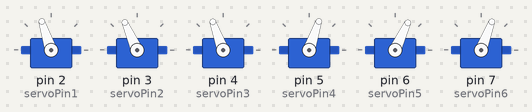
This sketch was run on a simulated Arduino Uno, built with avr-gcc and run on an emulated ATmega328P. Shown: 6 × servo. What the sketch prints to the serial monitor is not drawn.

Above: at 0.05 s.
At 0.25 s:
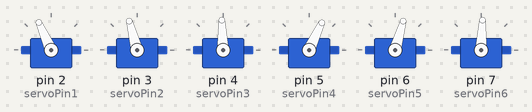
At 0.45 s:
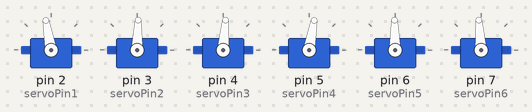
At 0.65 s:
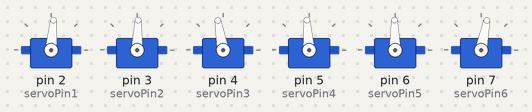
At 0.85 s:
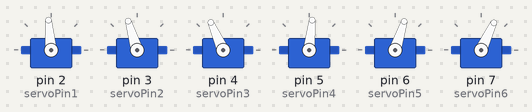
Timing chart, 0 to 3.0 s (numbered marks = the images above):
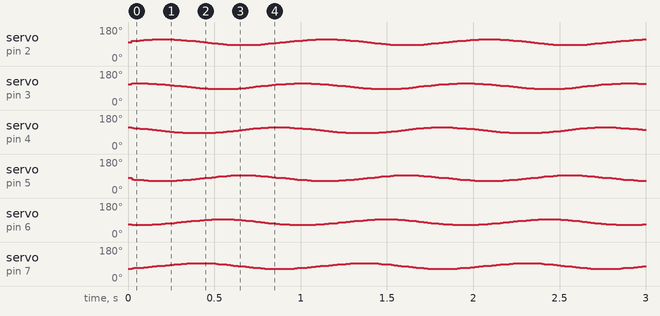

The sketch:

servosWithOffset.ino
```cpp
#include <Servo.h>
const int maxAngle = 15;
const float startAngle =100;
Servo servo1, servo2, servo3, servo4, servo5, servo6;  // create servo object to control a servo

const int servoPin1 = 2;
const int servoPin2 = 3;
const int servoPin3 = 4;
const int servoPin4 = 5;
const int servoPin5 = 6;
const int servoPin6 = 7;
int pos = 0;
float offSet = 50 * M_PI / 180; //the degree offset on each of the servos
int i;
void setup() {
  Serial.begin(9600);
  servo1.attach(servoPin1);
  servo2.attach(servoPin2);
  servo3.attach(servoPin3);
  servo4.attach(servoPin4);
  servo5.attach(servoPin5);
  servo6.attach(servoPin6);
}

void loop() {
  for (pos = 0; pos <= 360; pos += 3) {
    float val = maxAngle * sin(pos * (2* M_PI ) / 360) + startAngle;
    Serial.println(val);
    //servo 1 is 5 degrees "ahead" of servo 2, which is 5 degres "ahead" of servo 3
    servo1.write(val);
    servo4.write(180 - val);//TODO: calculate mirrored servo
    val =  maxAngle * sin(pos * (2* M_PI ) / 360 + offSet) + startAngle;
    servo2.write(val);
    servo5.write(180 - val);//TODO: calculate mirrored servo
    val =  maxAngle * sin(pos * (2* M_PI ) / 360 + offSet * 2) + startAngle;
    servo3.write(val);
    servo6.write(180 - val); //TODO: calculate mirrored servo
    delay(1);
  }
}
```
